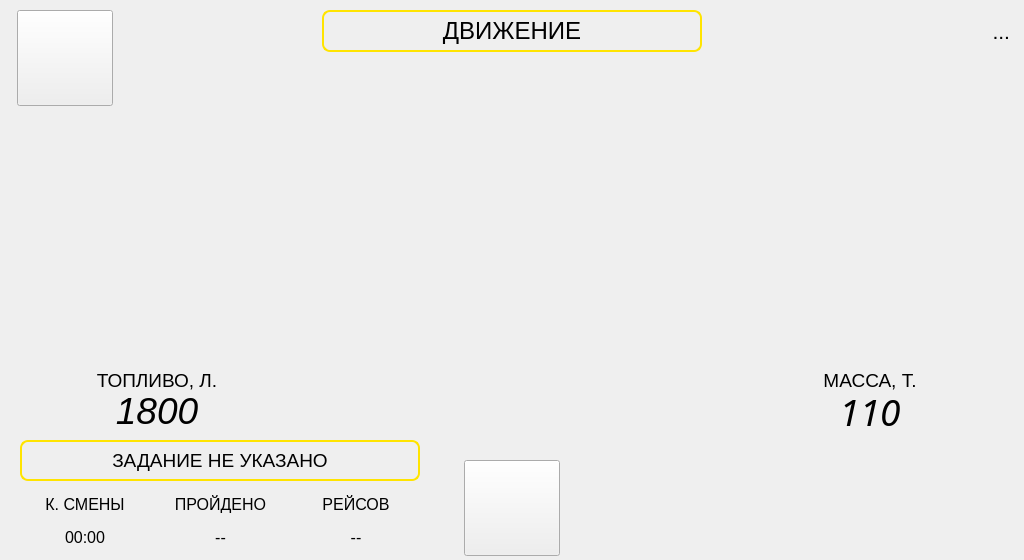
<?xml version="1.0" encoding="UTF-8"?>
<ui version="4.0">
 <class>main_view</class>
 <widget class="QWidget" name="main_view">
  <property name="geometry">
   <rect>
    <x>0</x>
    <y>0</y>
    <width>1024</width>
    <height>560</height>
   </rect>
  </property>
  <property name="windowTitle">
   <string>Form</string>
  </property>
  <widget class="QLabel" name="lbl_date">
   <property name="geometry">
    <rect>
     <x>729</x>
     <y>10</y>
     <width>281</width>
     <height>42</height>
    </rect>
   </property>
   <property name="font">
    <font>
     <pointsize>16</pointsize>
     <italic>false</italic>
     <bold>false</bold>
    </font>
   </property>
   <property name="styleSheet">
    <string notr="true"/>
   </property>
   <property name="text">
    <string>...</string>
   </property>
   <property name="alignment">
    <set>Qt::AlignRight|Qt::AlignTrailing|Qt::AlignVCenter</set>
   </property>
  </widget>
  <widget class="QPushButton" name="btn_menu">
   <property name="geometry">
    <rect>
     <x>464</x>
     <y>460</y>
     <width>96</width>
     <height>96</height>
    </rect>
   </property>
   <property name="toolTip">
    <string extracomment="Панель навигации"/>
   </property>
   <property name="text">
    <string/>
   </property>
   <property name="icon">
    <iconset resource="../../resources.qrc">
     <normaloff>:/res/icons/menu.svg</normaloff>:/res/icons/menu.svg</iconset>
   </property>
   <property name="iconSize">
    <size>
     <width>72</width>
     <height>72</height>
    </size>
   </property>
  </widget>
  <widget class="QcGaugeWidget" name="gau_spd" native="true">
   <property name="geometry">
    <rect>
     <x>322</x>
     <y>70</y>
     <width>380</width>
     <height>380</height>
    </rect>
   </property>
   <property name="sizePolicy">
    <sizepolicy hsizetype="Fixed" vsizetype="Fixed">
     <horstretch>0</horstretch>
     <verstretch>0</verstretch>
    </sizepolicy>
   </property>
   <property name="minimumSize">
    <size>
     <width>380</width>
     <height>380</height>
    </size>
   </property>
   <property name="maximumSize">
    <size>
     <width>380</width>
     <height>380</height>
    </size>
   </property>
  </widget>
  <widget class="QcGaugeWidget" name="gau_wgt" native="true">
   <property name="geometry">
    <rect>
     <x>727</x>
     <y>140</y>
     <width>280</width>
     <height>280</height>
    </rect>
   </property>
   <property name="sizePolicy">
    <sizepolicy hsizetype="Fixed" vsizetype="Fixed">
     <horstretch>0</horstretch>
     <verstretch>0</verstretch>
    </sizepolicy>
   </property>
   <property name="minimumSize">
    <size>
     <width>280</width>
     <height>280</height>
    </size>
   </property>
   <property name="maximumSize">
    <size>
     <width>280</width>
     <height>280</height>
    </size>
   </property>
  </widget>
  <widget class="QcGaugeWidget" name="gau_flv" native="true">
   <property name="geometry">
    <rect>
     <x>17</x>
     <y>140</y>
     <width>280</width>
     <height>280</height>
    </rect>
   </property>
   <property name="sizePolicy">
    <sizepolicy hsizetype="Fixed" vsizetype="Fixed">
     <horstretch>0</horstretch>
     <verstretch>0</verstretch>
    </sizepolicy>
   </property>
   <property name="minimumSize">
    <size>
     <width>280</width>
     <height>280</height>
    </size>
   </property>
   <property name="maximumSize">
    <size>
     <width>150</width>
     <height>280</height>
    </size>
   </property>
  </widget>
  <widget class="QLabel" name="lvl_shift_task">
   <property name="geometry">
    <rect>
     <x>20</x>
     <y>440</y>
     <width>400</width>
     <height>41</height>
    </rect>
   </property>
   <property name="font">
    <font>
     <pointsize>14</pointsize>
    </font>
   </property>
   <property name="styleSheet">
    <string notr="true">border: 2px solid #ffe400;
border-radius: 8px;</string>
   </property>
   <property name="text">
    <string>ЗАДАНИЕ НЕ УКАЗАНО</string>
   </property>
   <property name="alignment">
    <set>Qt::AlignCenter</set>
   </property>
  </widget>
  <widget class="QLabel" name="lbl_sta_value">
   <property name="geometry">
    <rect>
     <x>322</x>
     <y>10</y>
     <width>380</width>
     <height>42</height>
    </rect>
   </property>
   <property name="font">
    <font>
     <pointsize>18</pointsize>
    </font>
   </property>
   <property name="styleSheet">
    <string notr="true">border: 2px solid #ffe400;
border-radius: 8px;</string>
   </property>
   <property name="text">
    <string>ДВИЖЕНИЕ</string>
   </property>
   <property name="alignment">
    <set>Qt::AlignCenter</set>
   </property>
  </widget>
  <widget class="QLabel" name="lbl_wgt_icon">
   <property name="geometry">
    <rect>
     <x>770</x>
     <y>364</y>
     <width>32</width>
     <height>32</height>
    </rect>
   </property>
   <property name="text">
    <string/>
   </property>
   <property name="pixmap">
    <pixmap resource="../../resources.qrc">:/res/icons/weight.svg</pixmap>
   </property>
   <property name="scaledContents">
    <bool>true</bool>
   </property>
   <property name="alignment">
    <set>Qt::AlignCenter</set>
   </property>
  </widget>
  <widget class="QLabel" name="lbl_wgt_caption">
   <property name="geometry">
    <rect>
     <x>730</x>
     <y>364</y>
     <width>280</width>
     <height>32</height>
    </rect>
   </property>
   <property name="font">
    <font>
     <pointsize>14</pointsize>
    </font>
   </property>
   <property name="text">
    <string>МАССА, Т.</string>
   </property>
   <property name="alignment">
    <set>Qt::AlignCenter</set>
   </property>
  </widget>
  <widget class="QLabel" name="lbl_flv_caption">
   <property name="geometry">
    <rect>
     <x>17</x>
     <y>364</y>
     <width>280</width>
     <height>32</height>
    </rect>
   </property>
   <property name="font">
    <font>
     <pointsize>14</pointsize>
    </font>
   </property>
   <property name="text">
    <string>ТОПЛИВО, Л.</string>
   </property>
   <property name="alignment">
    <set>Qt::AlignCenter</set>
   </property>
  </widget>
  <widget class="QLabel" name="lbl_flv_icon">
   <property name="geometry">
    <rect>
     <x>50</x>
     <y>364</y>
     <width>32</width>
     <height>32</height>
    </rect>
   </property>
   <property name="sizePolicy">
    <sizepolicy hsizetype="Fixed" vsizetype="Fixed">
     <horstretch>0</horstretch>
     <verstretch>0</verstretch>
    </sizepolicy>
   </property>
   <property name="minimumSize">
    <size>
     <width>32</width>
     <height>32</height>
    </size>
   </property>
   <property name="maximumSize">
    <size>
     <width>32</width>
     <height>32</height>
    </size>
   </property>
   <property name="text">
    <string/>
   </property>
   <property name="pixmap">
    <pixmap resource="../../resources.qrc">:/res/icons/fuel.svg</pixmap>
   </property>
   <property name="scaledContents">
    <bool>true</bool>
   </property>
   <property name="alignment">
    <set>Qt::AlignCenter</set>
   </property>
  </widget>
  <widget class="QWidget" name="gridLayoutWidget">
   <property name="geometry">
    <rect>
     <x>20</x>
     <y>490</y>
     <width>401</width>
     <height>61</height>
    </rect>
   </property>
   <layout class="QGridLayout" name="gridLayout">
    <item row="0" column="1">
     <widget class="QLabel" name="label_11">
      <property name="font">
       <font>
        <pointsize>12</pointsize>
       </font>
      </property>
      <property name="text">
       <string>ПРОЙДЕНО</string>
      </property>
      <property name="alignment">
       <set>Qt::AlignCenter</set>
      </property>
     </widget>
    </item>
    <item row="0" column="2">
     <widget class="QLabel" name="label_9">
      <property name="font">
       <font>
        <pointsize>12</pointsize>
       </font>
      </property>
      <property name="text">
       <string>РЕЙСОВ</string>
      </property>
      <property name="alignment">
       <set>Qt::AlignCenter</set>
      </property>
     </widget>
    </item>
    <item row="0" column="0">
     <widget class="QLabel" name="label_7">
      <property name="font">
       <font>
        <pointsize>12</pointsize>
       </font>
      </property>
      <property name="text">
       <string>К. СМЕНЫ</string>
      </property>
      <property name="alignment">
       <set>Qt::AlignCenter</set>
      </property>
     </widget>
    </item>
    <item row="1" column="0">
     <widget class="QLabel" name="label_8">
      <property name="font">
       <font>
        <pointsize>12</pointsize>
       </font>
      </property>
      <property name="text">
       <string>00:00</string>
      </property>
      <property name="alignment">
       <set>Qt::AlignCenter</set>
      </property>
     </widget>
    </item>
    <item row="1" column="1">
     <widget class="QLabel" name="label_12">
      <property name="font">
       <font>
        <pointsize>12</pointsize>
       </font>
      </property>
      <property name="text">
       <string>--</string>
      </property>
      <property name="alignment">
       <set>Qt::AlignCenter</set>
      </property>
     </widget>
    </item>
    <item row="1" column="2">
     <widget class="QLabel" name="label_10">
      <property name="font">
       <font>
        <pointsize>12</pointsize>
       </font>
      </property>
      <property name="text">
       <string>--</string>
      </property>
      <property name="alignment">
       <set>Qt::AlignCenter</set>
      </property>
     </widget>
    </item>
   </layout>
  </widget>
  <widget class="QPushButton" name="btn_backlight">
   <property name="geometry">
    <rect>
     <x>17</x>
     <y>10</y>
     <width>96</width>
     <height>96</height>
    </rect>
   </property>
   <property name="toolTip">
    <string extracomment="Панель навигации"/>
   </property>
   <property name="text">
    <string/>
   </property>
   <property name="icon">
    <iconset resource="../../resources.qrc">
     <normaloff>:/res/icons/sun.svg</normaloff>:/res/icons/sun.svg</iconset>
   </property>
   <property name="iconSize">
    <size>
     <width>72</width>
     <height>72</height>
    </size>
   </property>
  </widget>
  <widget class="QLabel" name="lbl_flv_value">
   <property name="geometry">
    <rect>
     <x>17</x>
     <y>390</y>
     <width>280</width>
     <height>42</height>
    </rect>
   </property>
   <property name="font">
    <font>
     <pointsize>28</pointsize>
     <italic>true</italic>
    </font>
   </property>
   <property name="text">
    <string>1800</string>
   </property>
   <property name="alignment">
    <set>Qt::AlignCenter</set>
   </property>
  </widget>
  <widget class="QLabel" name="lbl_wgt_value">
   <property name="geometry">
    <rect>
     <x>730</x>
     <y>390</y>
     <width>280</width>
     <height>42</height>
    </rect>
   </property>
   <property name="font">
    <font>
     <family>Digital-7 Mono</family>
     <pointsize>28</pointsize>
     <italic>true</italic>
    </font>
   </property>
   <property name="text">
    <string>110</string>
   </property>
   <property name="alignment">
    <set>Qt::AlignCenter</set>
   </property>
  </widget>
  <zorder>lbl_date</zorder>
  <zorder>btn_menu</zorder>
  <zorder>gau_spd</zorder>
  <zorder>gau_wgt</zorder>
  <zorder>gau_flv</zorder>
  <zorder>lvl_shift_task</zorder>
  <zorder>lbl_sta_value</zorder>
  <zorder>lbl_wgt_caption</zorder>
  <zorder>lbl_wgt_icon</zorder>
  <zorder>lbl_flv_caption</zorder>
  <zorder>lbl_flv_icon</zorder>
  <zorder>gridLayoutWidget</zorder>
  <zorder>btn_backlight</zorder>
  <zorder>lbl_flv_value</zorder>
  <zorder>lbl_wgt_value</zorder>
 </widget>
 <customwidgets>
  <customwidget>
   <class>QcGaugeWidget</class>
   <extends>QWidget</extends>
   <header>Utils/Widgets/QcGauge/QcGaugeWidget.h</header>
   <container>1</container>
  </customwidget>
 </customwidgets>
 <resources>
  <include location="../../resources.qrc"/>
 </resources>
 <connections/>
</ui>
